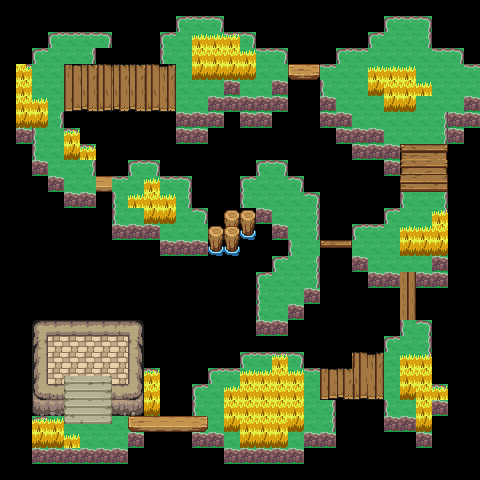

Rendered tile map (Tiled .tmx) drawn with the repository's tilesets; below, a short description and the map source with its tile grids summarised:
An orthogonal 30x30 tile map with 16x16 px tiles, 6 tile layers (Tile Layer 1, Tile Layer 2, Tile Layer 3, Tile Layer 4, ...), 2 tilesets and 47 objects (28x collision, 19x event).

<map version="1.10" tiledversion="1.11.1-99-gec89c545" orientation="orthogonal" renderorder="right-down" compressionlevel="0" width="30" height="30" tilewidth="16" tileheight="16" infinite="0" nextlayerid="9" nextobjectid="49">
 <properties>
  <property name="edges" value="clamped" />
 </properties>
 <tileset firstgid="1" source="../gfx/tilesets/oceanset_outside.tsx" />
 <tileset firstgid="1793" source="../gfx/tilesets/core_outdoor.tsx" />
 <layer id="1" name="Tile Layer 1" width="30" height="30">
  <data>[900 cells, 900 non-empty, 5 distinct tile ids]</data>
 </layer>
 <layer id="2" name="Tile Layer 2" width="30" height="30">
  <data>[900 cells, 367 non-empty, 60 distinct tile ids]</data>
 </layer>
 <layer id="6" name="Tile Layer 3" width="30" height="30">
  <data>[900 cells, 52 non-empty, 1 distinct tile ids]</data>
 </layer>
 <layer id="7" name="Tile Layer 4" width="30" height="30">
  <data>[900 cells, 53 non-empty, 1 distinct tile ids]</data>
 </layer>
 <layer id="3" name="Tile Layer 5" width="30" height="30">
  <data>[900 cells, 57 non-empty, 1 distinct tile ids]</data>
 </layer>
 <layer id="5" name="Tile Layer 6" width="30" height="30">
  <data>[900 cells, 57 non-empty, 1 distinct tile ids]</data>
 </layer>
 <objectgroup color="#ffff00" id="4" name="Events">
  <object id="1" name="Teleport to Lower Village" type="event" x="464" y="64" width="16" height="16">
   <properties>
    <property name="act1" value="transition_teleport water_lower_village.tmx,0,12,0.5" />
    <property name="act2" value="char_face player,down" />
    <property name="cond1" value="is char_at player" />
    <property name="cond2" value="is char_facing player,down" />
   </properties>
  </object>
  <object id="2" name="Teleport to Lower Village" type="event" x="464" y="80" width="16" height="16">
   <properties>
    <property name="act1" value="transition_teleport water_lower_village.tmx,0,13,0.5" />
    <property name="act2" value="char_face player,right" />
    <property name="cond1" value="is char_at player" />
    <property name="cond2" value="is char_facing player,right" />
   </properties>
  </object>
  <object id="3" name="Create Outskirts Dude" type="event" x="80" y="304" width="16" height="16">
   <properties>
    <property name="act1" value="create_npc water_outskirts_dude,5,21" />
    <property name="cond1" value="not npc_exists water_outskirts_dude" />
    <property name="cond2" value="not variable_set waterdefeatedguy1:yes" />
   </properties>
  </object>
  <object id="4" name="Talk Outskirts Dude" type="event" x="80" y="336" width="16" height="16">
   <properties>
    <property name="act10" value="translated_dialog water_outskirts_dude1" />
    <property name="act11" value="translated_dialog water_outskirts_dude2" />
    <property name="act12" value="translated_dialog water_outskirts_dude3" />
    <property name="act13" value="translated_dialog water_outskirts_dude4" />
    <property name="act14" value="translated_dialog water_outskirts_dude5" />
    <property name="act15" value="add_monster agnite,25" />
    <property name="act20" value="add_monster katapill,14,water_outskirts_dude,3,27" />
    <property name="act21" value="add_monster tumbleworm,12,water_outskirts_dude,3,27" />
    <property name="act22" value="add_monster spighter,12,water_outskirts_dude,3,27" />
    <property name="act30" value="start_battle player,water_outskirts_dude" />
    <property name="act50" value="translated_dialog water_outskirts_dude6" />
    <property name="act51" value="translated_dialog water_outskirts_dude7" />
    <property name="act99" value="set_variable waterdefeatedguy1:yes" />
    <property name="act999" value="transition_teleport water_lower_village.tmx,25,10,0.5" />
    <property name="behav1" value="talk water_outskirts_dude" />
    <property name="cond1" value="not variable_set waterdefeatedguy1:yes" />
   </properties>
  </object>
  <object id="5" name="Create Nice Guy 1" type="event" x="48" y="64" width="16" height="16">
   <properties>
    <property name="act1" value="create_npc water_niceguy1,3,4" />
    <property name="cond1" value="not npc_exists water_niceguy1" />
   </properties>
  </object>
  <object id="6" name="Talk Nice Guy 1" type="event" x="48" y="96" width="16" height="16">
   <properties>
    <property name="act1" value="translated_dialog water_outskirts_niceguy1" />
    <property name="behav1" value="talk water_niceguy1" />
   </properties>
  </object>
  <object id="7" name="Create Nice Guy 2" type="event" x="384" y="240" width="16" height="16">
   <properties>
    <property name="act1" value="create_npc water_niceguy2,24,15" />
    <property name="cond1" value="not npc_exists water_niceguy2" />
   </properties>
  </object>
  <object id="8" name="Talk Nice Guy 1" type="event" x="384" y="272" width="16" height="16">
   <properties>
    <property name="act1" value="translated_dialog water_outskirts_niceguy2" />
    <property name="behav1" value="talk water_niceguy2" />
   </properties>
  </object>
  <object id="9" name="Create Nurse" type="event" x="96" y="416" width="16" height="16">
   <properties>
    <property name="act1" value="create_npc spyder_nurse,6,26" />
    <property name="cond1" value="not npc_exists spyder_nurse" />
   </properties>
  </object>
  <object id="10" name="Talk Nurse" type="event" x="128" y="384" width="16" height="16">
   <properties>
    <property name="act10" value="translated_dialog water_nurse1" />
    <property name="act20" value="set_monster_health" />
    <property name="act30" value="set_monster_status" />
    <property name="act40" value="translated_dialog water_nurse2" />
    <property name="behav1" value="talk spyder_nurse" />
   </properties>
  </object>
  <object id="11" name="Random Encounter" type="event" x="384" y="64" width="32" height="48">
   <properties>
    <property name="act1" value="random_encounter default_encounter,10" />
    <property name="cond1" value="is char_at player" />
    <property name="cond2" value="is char_moved player" />
   </properties>
  </object>
  <object id="12" name="Random Encounter" type="event" x="192" y="32" width="48" height="48">
   <properties>
    <property name="act1" value="random_encounter default_encounter,10" />
    <property name="cond1" value="is char_at player" />
    <property name="cond2" value="is char_moved player" />
   </properties>
  </object>
  <object id="13" name="Random Encounter" type="event" x="16" y="80" width="16" height="48">
   <properties>
    <property name="act1" value="random_encounter default_encounter,10" />
    <property name="cond1" value="is char_at player" />
    <property name="cond2" value="is char_moved player" />
   </properties>
  </object>
  <object id="14" name="Random Encounter" type="event" x="144" y="192" width="32" height="32">
   <properties>
    <property name="act1" value="random_encounter default_encounter,10" />
    <property name="cond1" value="is char_at player" />
    <property name="cond2" value="is char_moved player" />
   </properties>
  </object>
  <object id="15" name="Random Encounter" type="event" x="400" y="224" width="48" height="32">
   <properties>
    <property name="act1" value="random_encounter default_encounter,10" />
    <property name="cond1" value="is char_at player" />
    <property name="cond2" value="is char_moved player" />
   </properties>
  </object>
  </objectgroup>
 <objectgroup color="#ff0000" id="8" name="Collisions">
  <!-- 28 objects omitted --></objectgroup>
</map>
<!-- 32 of 47 objects omitted -->
